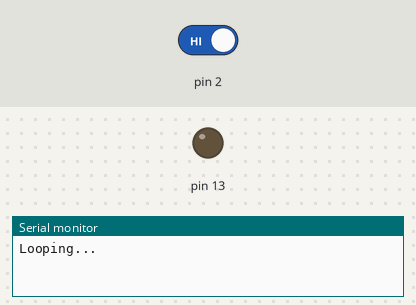
This sketch was run on a simulated Arduino Uno, built with avr-gcc and run on an emulated ATmega328P. Shown: output pins drawn as LEDs (lit = HIGH), the last lines printed to the serial monitor. The inputs (shaded band) are chosen by the test bench; at power-on: pin 2 HIGH.

Above: at 1.2 s.
1.3 s: pin 2 driven LOW
At 1.45 s:
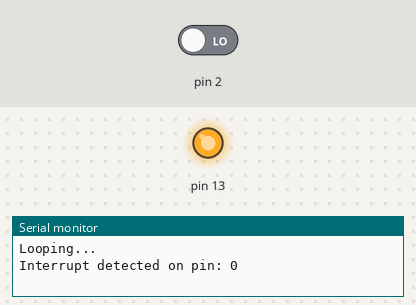
Timing chart, 0 to 4.3 s (numbered marks = the images above; inputs shaded):
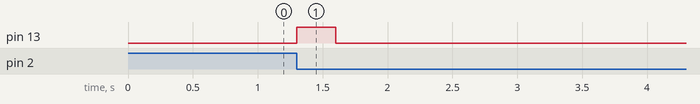

The sketch:

Interrupt_real.ino
```cpp
// NOTE: This is a simple example that only reads the INTA or INTB pin
//       state. No actual interrupts are used on the host microcontroller.
//       MCP23XXX supports the following interrupt modes:
//           * CHANGE - interrupt occurs if pin changes to opposite state
//           * LOW - interrupt occurs while pin state is LOW
//           * HIGH - interrupt occurs while pin state is HIGH

#include <Adafruit_MCP23X17.h>

volatile bool pressed = false;

Adafruit_MCP23X17 mcp;

void setup() {
  Serial.begin(9600);

  if (!mcp.begin_I2C(0x27)) {
    Serial.println("Error.");
    while (1);
  }

  pinMode(2, INPUT);
  pinMode(13, OUTPUT);
  attachInterrupt(digitalPinToInterrupt(2), handler, FALLING);

  // OPTIONAL - call this to override defaults
  // mirror INTA/B so only one wire required
  // active drive so INTA/B will not be floating
  // INTA/B will be signaled with a LOW
  mcp.setupInterrupts(true, false, LOW);

  // configure button pin for input with pull up
  mcp.pinMode(1, INPUT);

  // enable interrupt on button_pin
  mcp.setupInterruptPin(1, HIGH);

  Serial.println("Looping...");
}

void handler() {
  pressed = true;
}

void loop() {
  if (pressed) {
    pressed = false;
    Serial.print("Interrupt detected on pin: ");
    Serial.println(mcp.getLastInterruptPin());
    digitalWrite(13, HIGH);
    delay(300);
    digitalWrite(13, LOW);
  }
}
```

Measured:
- after the input at 1.3 s, pin 13: LOW → HIGH at once, → LOW 0.30 s later
